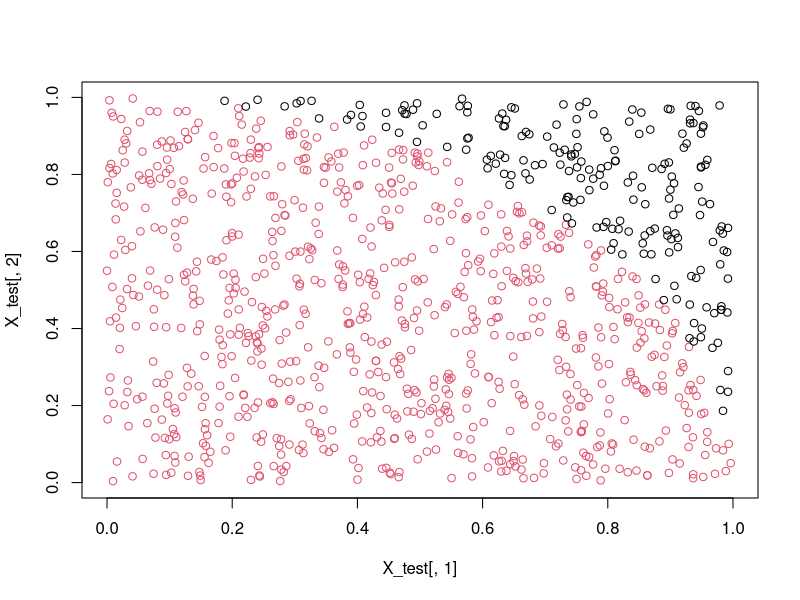
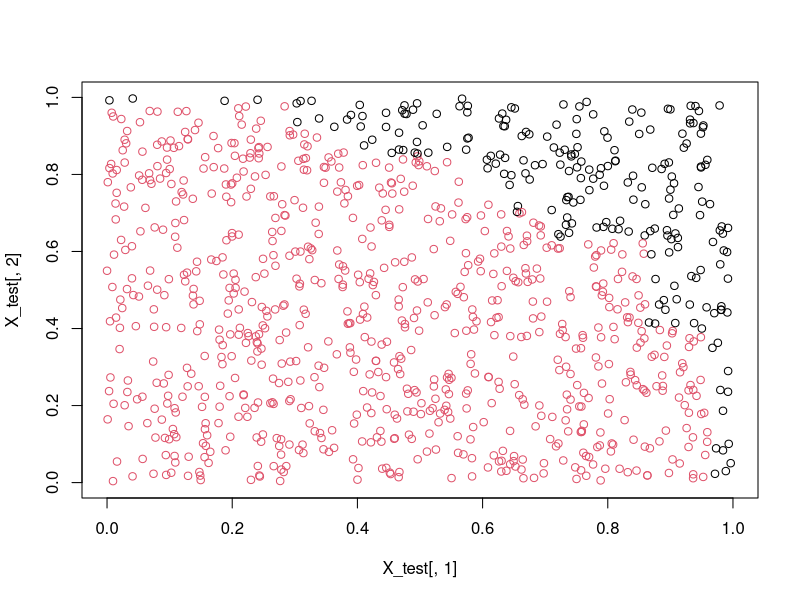
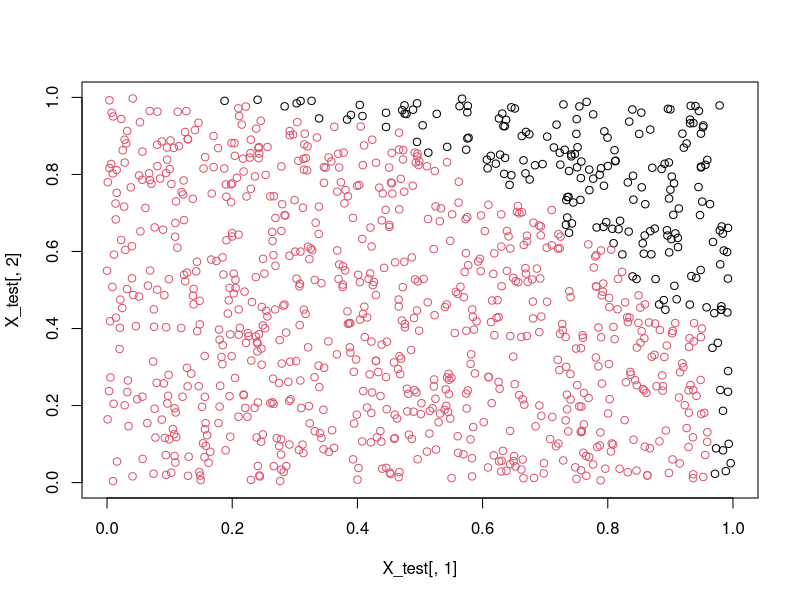

These charts were generated, in order, by the following R code:
################# Classification Trees ###################
count_categories <- function(Y){
  Y = as.matrix(Y)
  Y_unique = unique(Y)
  Y_cate = dim(Y_unique)[1]
  count = mat.or.vec(Y_cate,1)
  for (i in 1:Y_cate){
    count[i] = sum(Y==Y_unique[i])
  }
  return(count)
}

myClfTree <- function(X, Y, num_region, num_predictors){
  
  n = dim(X)[1]
  p = dim(X)[2]
  
  #P1 = sum(Y)/n 
  #P0 = 1-P1
  #entropy_0 = - P1*log2(P1) - P0*log2(P0) # the smaller, the purer
  
  entropy_0 = - sum( count_categories(Y)/n * log2(count_categories(Y)/n) )
  
  predictors = sort(sample(seq(1,p),num_predictors,replace = FALSE))
  
  # find out the best split
  entropy = matrix(rep(entropy_0,n*p),n,p) 
  for (j in predictors){
    for (i in 1:n){
      
      X_less = matrix(X[X[,j] <= X[i,j],],ncol=p)
      X_more = matrix(X[X[,j] > X[i,j],],ncol=p)
      
      c_less = matrix(mean(Y[X[,j] <= X[i,j],1]),ncol=1)
      c_more = matrix(mean(Y[X[,j] > X[i,j],1]),ncol=1)
      
      n_less = dim(X_less)[1]
      n_more = dim(X_more)[1]
      
      #if(n_more==0){
      #  #print(c_more)
      #  print(X_more)
      #}
      if(n_less >= num_region & n_more >= num_region){
        #P1_less = sum(Y[X[,j]<=X[i,j],1])/n_less
        #P0_less = 1-P1_less
        #entropy_less = - P1_less*log2(P1_less) - P0_less*log2(P0_less)
        #P1_more = sum(Y[X[,j]>X[i,j],1])/n_more
        #P0_more = 1-P1_more
        #entropy_more = - P1_more*log2(P1_more) - P0_more*log2(P0_more)
        
        entropy_less =  -sum( count_categories(Y[X[,j]<=X[i,j],1])/n_less * 
                                log2(count_categories(Y[X[,j]<=X[i,j],1])/n_less) )
        entropy_more =  -sum( count_categories(Y[X[,j]>X[i,j],1])/n_more * 
                                log2(count_categories(Y[X[,j]>X[i,j],1])/n_more) )
        
        entropy[i,j] = n_less/n*entropy_less + n_more/n*entropy_more
        

        #print(sum(Y[X[,j]>X[i,j],1]))
        #print(n_more)
        #print(P1_more)
        #print(P0_more)
        #print(count_categories(Y[X[,j]>X[i,j],1]))
        #print(entropy_more)
        #print(entropy_less)
        #print(entropy[i,j])
        #print(entropy_0)
        
        if( entropy[i,j] >= entropy_0 ){
          entropy[i,j] = entropy_0
        }
      }
    }
  }
  
  index = arrayInd(which.min(entropy), dim(entropy))
  i_split = index[1,1]
  j_split = index[1,2]
  
  # decide if we want to split
  if( entropy[i_split,j_split] == entropy_0){
    return(list(leaf_value= mean(Y[,1])>0.5 )) # it is the leaf node
  }else{
    
    # further split it into two trees
    X_less_split = matrix(X[X[,j_split]<=X[i_split,j_split],],ncol=p)
    X_more_split = matrix(X[X[,j_split]>X[i_split,j_split],],ncol=p)
    
    Y_less_split = matrix(Y[X[,j_split]<=X[i_split,j_split],1],ncol=1)
    Y_more_split = matrix(Y[X[,j_split]>X[i_split,j_split],1],ncol=1)
    
    #n_less_split = dim(Y_less_split)[1]
    #n_more_split = dim(Y_more_split)[1]
    
    less_tree = myClfTree(X_less_split, Y_less_split, num_region)
    more_tree = myClfTree(X_more_split, Y_more_split, num_region)
    return(list(split_var = j_split, threshold = X[i_split,j_split], 
                lt = less_tree, mt = more_tree))
  }
}


predClfTree <- function(x, tree){
  #input x should be a 1*p matrix
  if(is.null(tree$leaf_value) == FALSE){
    return(tree$leaf_value)   
  }else{
    j_split = tree$split_var 
    thres = tree$threshold
    if(x[j_split] <= thres){
      return(predClfTree(x,tree$lt))
    }else{
      return(predClfTree(x,tree$mt))
    }
  }
}

################ Classification Random Forest #################
Random_Forest_Clf <- function(num_trees, num_predictors, num_region, X, Y){
  # 1 <= num_predictors <= dim(X)[2]
  Y = as.matrix(Y)
  n = dim(X)[1]
  p = dim(X)[2]
  
  clf_forest = list()
  # get bootstrape sample
  for (i in 1:num_trees){
    this_obs = sample(seq(1,n),n,replace = TRUE)
    X_new = matrix(X[this_obs,],n)
    Y_new = matrix(Y[this_obs,],n)
    # fit a tree model using current bootstrape sample,
    # select num_predictors to split when fitting
    clftree_new= myClfTree(X_new, Y_new, num_region, num_predictors)
    #print(regtree_new)
    clf_forest =c(clf_forest,list(clftree_new))
  }
  return(list(clf_forest = clf_forest, num_trees = num_trees, 
              num_predictors = num_predictors,num_region = num_region))
}

pred_Random_Forest_Clf <- function(random_forest_clf,X){
  n = dim(X)[1]
  num_trees = random_forest_clf$num_trees
  clf_forest = random_forest_clf$clf_forest
  Y_pred = mat.or.vec(n,num_trees)
  for (j in 1:num_trees){
    for (i in (1:n)){
      Y_pred[i,j] = predClfTree(X[i,], clf_forest[[j]])
    }
  }
  y_pred = rowMeans(Y_pred) > 0.5
  return(y_pred)
}



############## classification example ################
# training data
set.seed(200)
n = 1000
X = matrix(runif(2*n), nrow = n)
Y_clf = (X[,1]^2 + X[,2]^2) <= 1
Y_clf = as.matrix(Y_clf)

# testing data
set.seed(150)
n_test = 1000
X_test = matrix(runif(2*n_test), nrow = n_test)
Y_clf_test = (X_test[,1]^2 + X_test[,2]^2) <= 1
Y_clf_test = as.matrix(Y_clf_test)

# visualize testing data
plot(X_test[,1],X_test[,2],col=Y_clf_test+1,xlim = c(0,1), ylim = c(0,1))

# fit the regression tree first
clftree = myClfTree(X, Y_clf, 5, 2) 

# calculate predicted values using testing data
y_pred = as.matrix(mat.or.vec(n_test,1))
for (i in (1:n_test)){
  y_pred[i,1] = predClfTree(X_test[i,], clftree)
}

plot(X_test[,1],X_test[,2],col=y_pred+1,xlim = c(0,1), ylim = c(0,1))


accuracy_clf = sum(y_pred==Y_clf_test)/length(Y_clf_test) # 0.961 for 1000 obs # 0.9375 for 400 obs

########## random forest regression example ############

clfrandforest = Random_Forest_Clf(20, 1, 5, X, Y_clf)
# Grow 20 trees. For each tree, split on one predictor.

y_pred_clf_rf = pred_Random_Forest_Clf(clfrandforest,X_test)

plot(X_test[,1],X_test[,2],col=y_pred_clf_rf+1,xlim = c(0,1), ylim = c(0,1))

accuracy_clf_rf = sum(y_pred_clf_rf==Y_clf_test)/length(Y_clf_test) # 0.971 for 1000 obs


